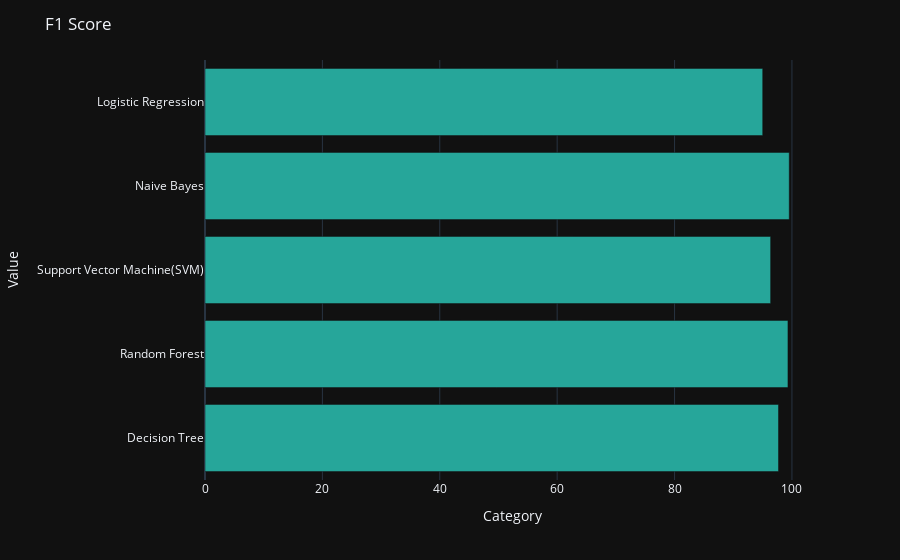

The notebook cell this image was saved under:
### Code cell
fig = px.bar(metr, x='F1 Score', y='Model',orientation='h',color_discrete_sequence=['#26a69a'])

# Set the plot title and axis labels
fig.update_layout(
    title='F1 Score',
    xaxis_title='Category',
    yaxis_title='Value',
)

# Set the plot theme
fig.update_layout(
    template='plotly_dark',
)

# Show the plot
fig.show()

### Figure 1 — Plotly figure (JSON) as saved in the notebook; plotly's stock layout.template omitted (floating-point values rounded to 4 significant figures)
{"data": [{"alignmentgroup": "True", "hovertemplate": "F1 Score=%{x}<br>Model=%{y}<extra></extra>", "legendgroup": "", "marker": {"color": "#26a69a", "pattern": {"shape": ""}}, "name": "", "offsetgroup": "", "orientation": "h", "showlegend": false, "textposition": "auto", "type": "bar", "x": [97.71, 99.32, 96.37, 99.54, 95.02], "xaxis": "x", "y": ["Decision Tree", "Random Forest", "Support Vector Machine(SVM)", "Naive Bayes", "Logistic Regression"], "yaxis": "y"}], "layout": {"barmode": "relative", "legend": {"tracegroupgap": 0}, "margin": {"t": 60}, "title": {"text": "F1 Score"}, "xaxis": {"anchor": "y", "domain": [0, 1], "title": {"text": "Category"}}, "yaxis": {"anchor": "x", "domain": [0, 1], "title": {"text": "Value"}}}}
